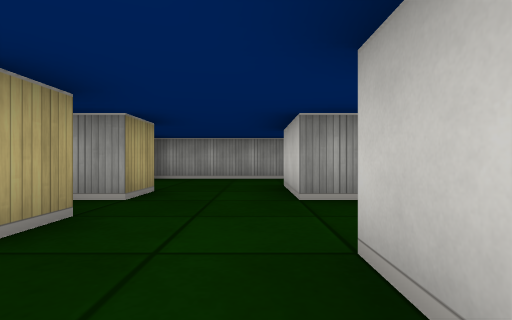
View 1 (above)

16 first-person views from a walk through a cub3D maze. The camera is about half as high as the walls, looks level and sees 80° across. The floor is counted in squares. Each view is taken from the middle of a square. On the plan, view 1 faces up. The plan holds only what a view shows up to about 9 squares ahead; the rest is blank.

View 2
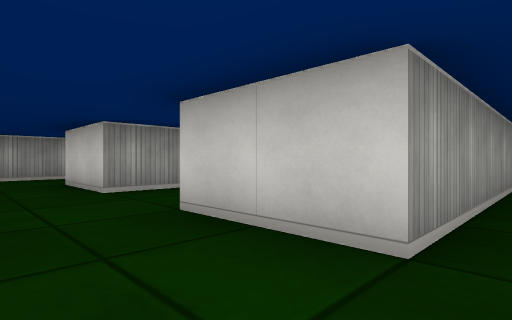

View 3
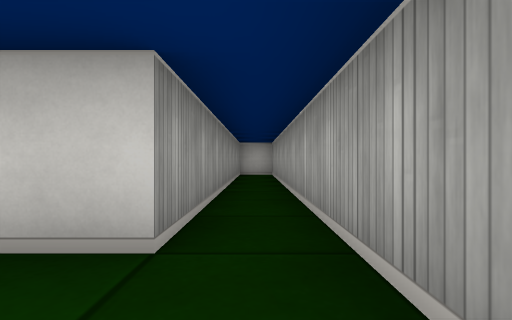

View 4
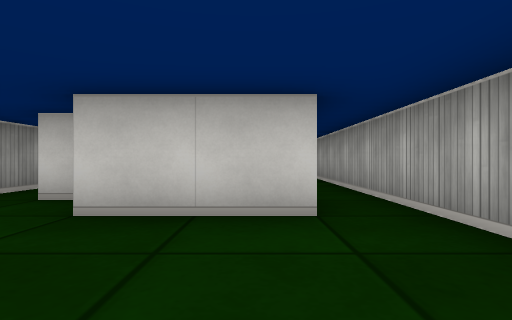

View 5
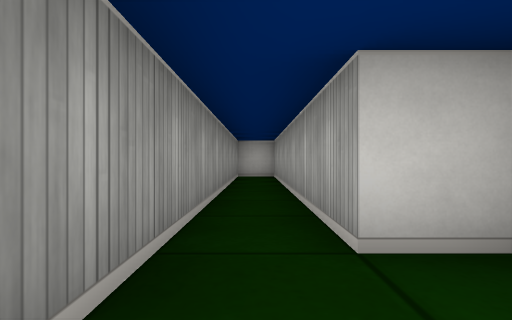

View 6
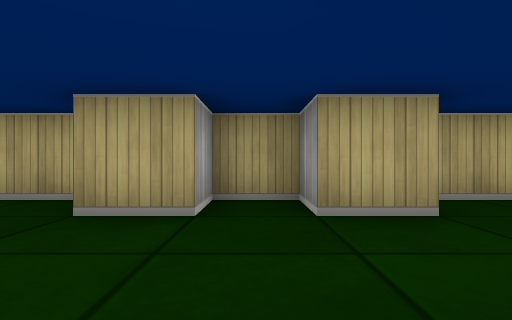

View 7
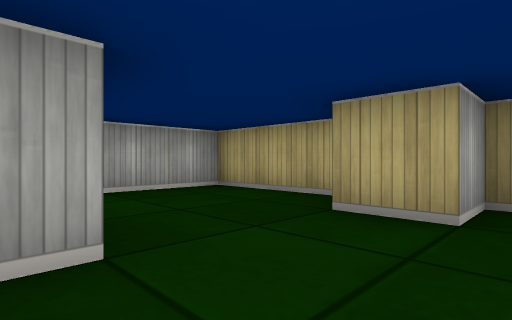

View 8
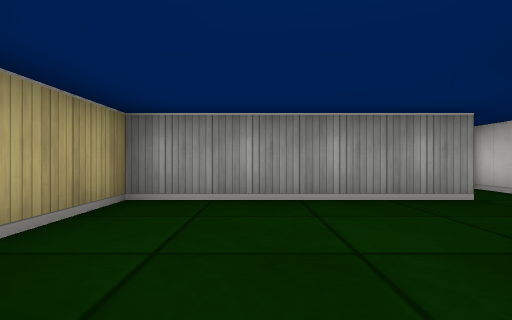

View 9
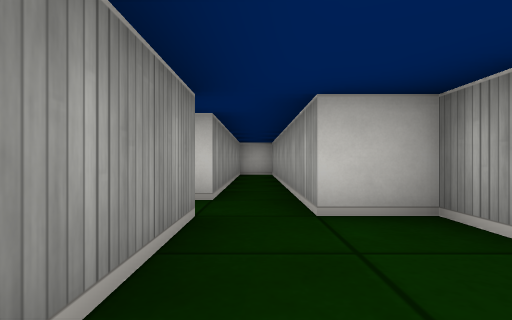

View 10
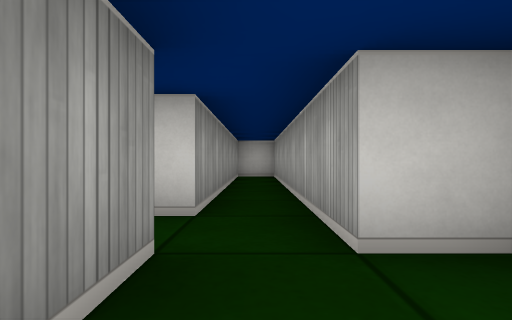

View 11
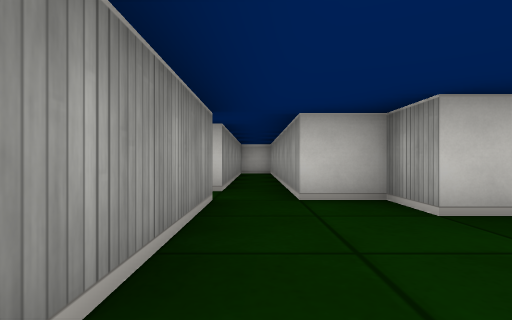

View 12
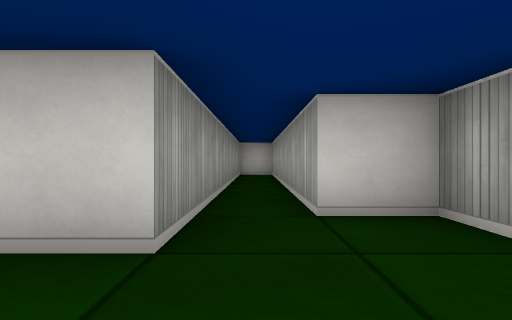

View 13
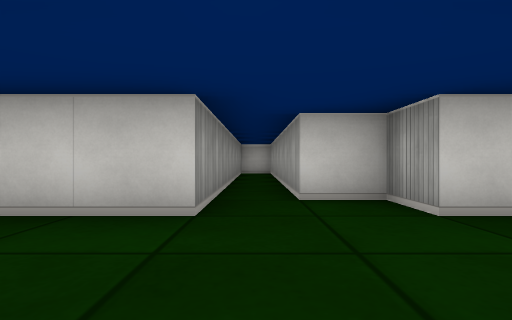

View 14
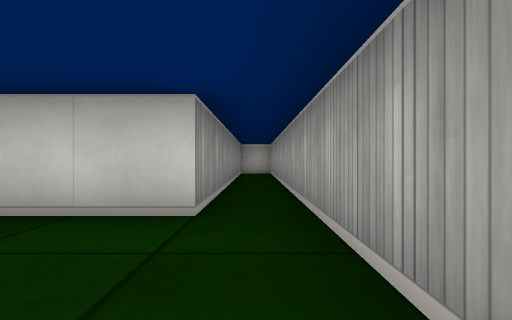

View 15
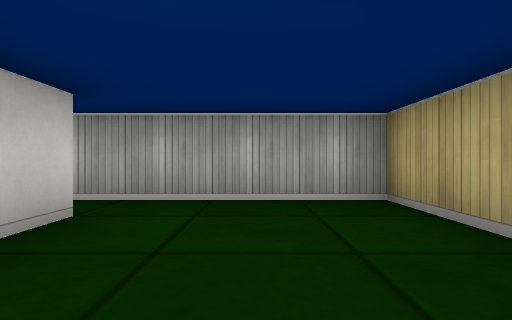

View 16
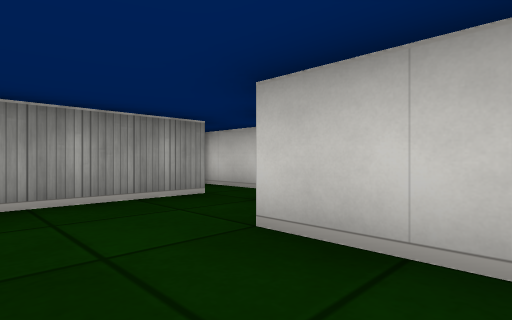

### Floor plan
Points are (right, up) in squares from view 1. A wall is a line through its corners. A room is listed if a view was taken in it or the views show most of it. See-through windows are left out.
Room 1 (views 1, 2, 3, 4, 5, 6, 7, 8, 9, 10, 11, 12, 13, 14, 15, 16)
walls: (-1.5, 4.5) (-1.5, 3.5) (-2.5, 3.5) (-2.5, 2.5) (-1.5, 2.5) (-1.5, 1.5); (-2.5, 1) (-2.5, -1.5) (8, -1.5); (1.5, 7.5) (-2.5, 7.5) (-2.5, 5); (7.6, -0.5) (0.5, -0.5) (0.5, 1.5) (1.5, 1.5) (1.5, 2.5) (8.5, 2.5) (8.5, 3.5); (8.1, 3.5) (0.5, 3.5) (0.5, 5.5) (1.5, 5.5) (1.5, 6.5)
ways out: opening at (1, 7) to room 2
Room 2 (no view inside)
walls: (8.1, 7.5) (2.5, 7.5) (2.5, 9); (1.5, 6.5) (8.5, 6.5) (8.5, 7.5)
ways out: opening at (1, 7) to room 1; open door at (2, 9)

Positions as (right, up) in squares from view 1, and headings:
1: (0, 0), facing up
2: (-1, -1), facing up-right
3: (-1, -1), facing right
4: (-2, 0), facing right
5: (0, 3), facing right
6: (1, 3), facing left
7: (1, 3), facing down-left
8: (-1, 4), facing up
9: (-1, 7), facing right
10: (0, 7), facing right
11: (-2, 7), facing right
12: (-1, 3), facing right
13: (-2, 3), facing right
14: (-2, -1), facing right
15: (-1, 2), facing down
16: (-1, 4), facing up-right
